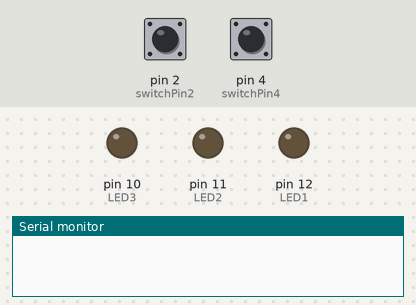
Recording of a sketch running on a simulated Arduino Uno, built with avr-gcc and run on an emulated ATmega328P. On the bench: output pins drawn as LEDs (lit = HIGH), the last lines printed to the serial monitor. The test bench sets the inputs (shaded band); at power-on: pin 2 (switchPin2) LOW, pin 4 (switchPin4) LOW.

Above: at 1.2 s.
1.3 s: pin 2 (switchPin2) pulled HIGH for 0.15 s
At 2.4 s:
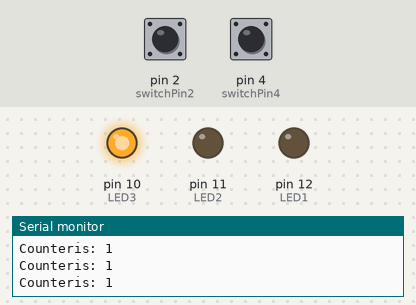
2.9 s: pin 2 (switchPin2) pulled HIGH for 1 s
At 3.6 s:
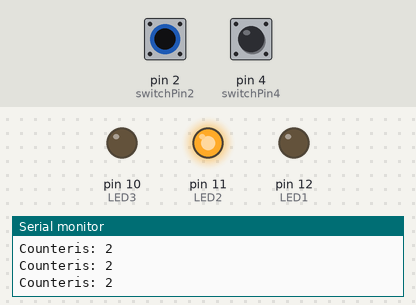
5.4 s: pin 2 (switchPin2) pulled HIGH for 0.15 s
At 6.6 s:
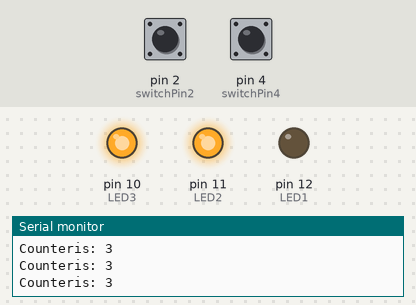
7.0 s: pin 2 (switchPin2) pulled HIGH for 3.2 s
At 7.9 s:
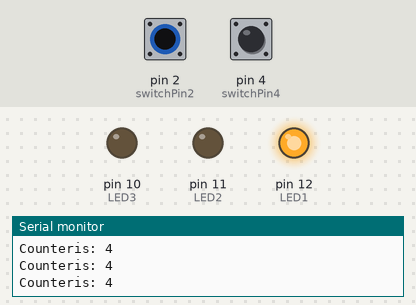
11.7 s: pin 2 (switchPin2) pulled HIGH for 0.15 s
At 12.7 s:
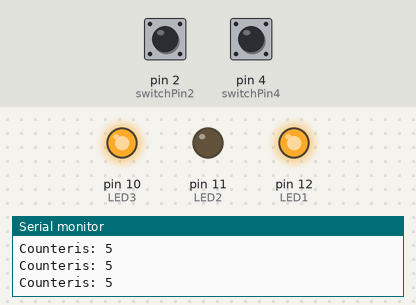
13.3 s: pin 2 (switchPin2) pulled HIGH for 1 s
At 13.9 s:
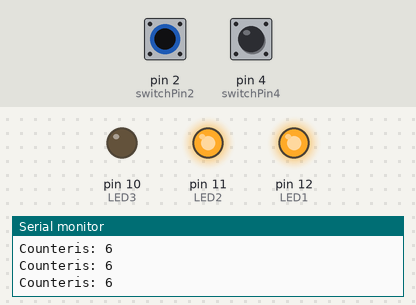
Timing chart, 0 to 16.3 s (numbered marks = the images above; inputs shaded):
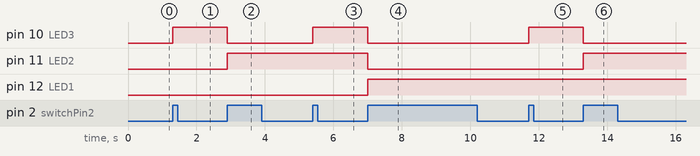

Measured:
- after the input at 1.3 s, pin 10 (LED3): LOW → HIGH at once
- after the input at 2.9 s, pin 10 (LED3): HIGH → LOW at once; pin 11 (LED2): LOW → HIGH at once
- after the input at 5.4 s, pin 10 (LED3): LOW → HIGH at once
- after the input at 7.0 s, pin 10 (LED3), pin 11 (LED2): HIGH → LOW at once; pin 12 (LED1): LOW → HIGH at once
- after the input at 11.7 s, pin 10 (LED3): LOW → HIGH at once
- after the input at 13.3 s, pin 10 (LED3): HIGH → LOW at once; pin 11 (LED2): LOW → HIGH at once

The sketch:

Lab1.ino
```cpp
//Jakub
//Lab1

int LED1 = 12;
int LED2 = 11;
int LED3 = 10;

int switchPin2 = 2;
int switchPin4 = 4;
int val;
int val2;

int counter = 0;
int flag = 0;
int flag2 = flag;

int decimaltoBin(){
  int counter2 = counter;
  int remainder;
  int binary = 0 , i = 1;

    while(counter2 != 0) {
        remainder = counter2%2;
        counter2 = counter2/2;
        binary= binary + (remainder*i);
        i = i*10;
    }
   //Serial.println(binary);
    return binary;

}


// the setup function runs once when you press reset or power the board
void setup() {
  // initialize digital pin LED_BUILTIN as an output.
 // pinMode(LED_BUILTIN, OUTPUT);

  Serial.begin(9600);           // set up Serial library at 9600 bps
  pinMode(switchPin2, INPUT);    // sets the digital pin as input to read switch

 // Serial.begin(9600);           // set up Serial library at 9600 bps
  pinMode(switchPin4, INPUT);    // sets the digital pin as input to read switch

  pinMode(LED1, OUTPUT);
  pinMode(LED2, OUTPUT);
  pinMode(LED3, OUTPUT);

 // Serial.begin(9600);           // set up Serial library at 9600 bps
 // pinMode(switchPin4, intput);    // sets the digital pin as output to read switch

}

// the loop function runs over and over again forever
void loop() {

val = digitalRead(switchPin2);   // read input value and store it in val
val2 =  digitalRead(switchPin4);

if(counter > 7 || counter < 0){
  counter = 0;
}

  if (val == HIGH)
  {
    if(flag != 1)
    {
     counter++;
      flag = 1;
    }
  }

    if (val2 == HIGH)
    {
      if(flag2 != 1)
      {
        counter--;
        flag2 = 1;
      }
    }

   // val = LOW;


    if (flag == 1 || flag2 == 1){


    // check if the button is pressed
    int value = decimaltoBin();
    // Serial.print("Value ");
    //Serial.println(value);

    int ledlight1 = value / 100;
    //Serial.print("ledlight1 ");
    //Serial.println(ledlight1);

    int ledlight2 = (value /10) % 10;
//Serial.print("ledlight2 ");
   // Serial.println(ledlight2);

    int ledlight3 = value % 10;
  //  Serial.print("ledlight3 ");
  //  Serial.println(ledlight3);


   if(ledlight1 == HIGH){
    digitalWrite(LED1, HIGH);
   }

   else{
     digitalWrite(LED1, LOW);
   }

     if(ledlight2 == HIGH){
    digitalWrite(LED2, HIGH);
   }

   else{
     digitalWrite(LED2, LOW);
   }

     if(ledlight3 == HIGH){
    digitalWrite(LED3, HIGH);
   }

   else{
     digitalWrite(LED3, LOW);
   }

  if( val == LOW){
    //val = LOW;
    flag = 0;
  }

  if( val2 == LOW){
    //val = LOW;
    flag2 = 0;
  }
   Serial.print("Counteris: ");
  Serial.println(counter);
  }


  //Serial.print("Counteris: ");
  //Serial.println(counter);
 //  Serial.println(digitalRead(switchPin4));
 // delay(600);


}
```
